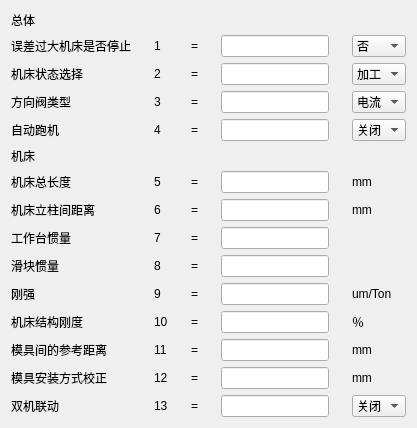
   <widget class="QWidget" name="tab_4">
    <attribute name="title">
     <string>总参数</string>
    </attribute>
    <layout class="QGridLayout" name="gridLayout_12">
     <item row="0" column="0">
      <layout class="QGridLayout" name="gridLayout_4">
       <item row="0" column="0">
        <widget class="QLabel" name="label">
         <property name="sizePolicy">
          <sizepolicy hsizetype="Preferred" vsizetype="Preferred">
           <horstretch>0</horstretch>
           <verstretch>0</verstretch>
          </sizepolicy>
         </property>
         <property name="text">
          <string>总体</string>
         </property>
        </widget>
       </item>
       <item row="1" column="0">
        <widget class="QLabel" name="label_2">
         <property name="text">
          <string>误差过大机床是否停止</string>
         </property>
        </widget>
       </item>
       <item row="1" column="1">
        <spacer name="horizontalSpacer_61">
         <property name="orientation">
          <enum>Qt::Horizontal</enum>
         </property>
         <property name="sizeHint" stdset="0">
          <size>
           <width>17</width>
           <height>20</height>
          </size>
         </property>
        </spacer>
       </item>
       <item row="1" column="2">
        <widget class="QLabel" name="label_3">
         <property name="text">
          <string>1</string>
         </property>
        </widget>
       </item>
       <item row="1" column="3">
        <spacer name="horizontalSpacer_62">
         <property name="orientation">
          <enum>Qt::Horizontal</enum>
         </property>
         <property name="sizeHint" stdset="0">
          <size>
           <width>17</width>
           <height>20</height>
          </size>
         </property>
        </spacer>
       </item>
       <item row="1" column="4">
        <widget class="QLabel" name="label_4">
         <property name="text">
          <string>=</string>
         </property>
        </widget>
       </item>
       <item row="1" column="5">
        <spacer name="horizontalSpacer_63">
         <property name="orientation">
          <enum>Qt::Horizontal</enum>
         </property>
         <property name="sizeHint" stdset="0">
          <size>
           <width>17</width>
           <height>20</height>
          </size>
         </property>
        </spacer>
       </item>
       <item row="1" column="6">
        <widget class="QLineEdit" name="lineEdit"/>
       </item>
       <item row="1" column="7">
        <spacer name="horizontalSpacer_64">
         <property name="orientation">
          <enum>Qt::Horizontal</enum>
         </property>
         <property name="sizeHint" stdset="0">
          <size>
           <width>17</width>
           <height>20</height>
          </size>
         </property>
        </spacer>
       </item>
       <item row="1" column="8">
        <widget class="QComboBox" name="comboBox">
         <property name="enabled">
          <bool>true</bool>
         </property>
         <property name="editable">
          <bool>false</bool>
         </property>
         <item>
          <property name="text">
           <string>否</string>
          </property>
         </item>
         <item>
          <property name="text">
           <string>是</string>
          </property>
         </item>
        </widget>
       </item>
       <item row="2" column="0">
        <widget class="QLabel" name="label_10">
         <property name="text">
          <string>机床状态选择</string>
         </property>
        </widget>
       </item>
       <item row="2" column="2">
        <widget class="QLabel" name="label_9">
         <property name="text">
          <string>2</string>
         </property>
        </widget>
       </item>
       <item row="2" column="4">
        <widget class="QLabel" name="label_11">
         <property name="text">
          <string>=</string>
         </property>
        </widget>
       </item>
       <item row="2" column="6">
        <widget class="QLineEdit" name="lineEdit_3"/>
       </item>
       <item row="2" column="8">
        <widget class="QComboBox" name="comboBox_3">
         <item>
          <property name="text">
           <string>加工</string>
          </property>
         </item>
         <item>
          <property name="text">
           <string>调试</string>
          </property>
         </item>
        </widget>
       </item>
       <item row="3" column="0">
        <widget class="QLabel" name="label_14">
         <property name="text">
          <string>方向阀类型</string>
         </property>
        </widget>
       </item>
       <item row="3" column="2">
        <widget class="QLabel" name="label_12">
         <property name="text">
          <string>3</string>
         </property>
        </widget>
       </item>
       <item row="3" column="4">
        <widget class="QLabel" name="label_13">
         <property name="text">
          <string>=</string>
         </property>
        </widget>
       </item>
       <item row="3" column="6">
        <widget class="QLineEdit" name="lineEdit_4"/>
       </item>
       <item row="3" column="8">
        <widget class="QComboBox" name="comboBox_4">
         <item>
          <property name="text">
           <string>电流</string>
          </property>
         </item>
         <item>
          <property name="text">
           <string>电压</string>
          </property>
         </item>
        </widget>
       </item>
       <item row="4" column="0">
        <widget class="QLabel" name="label_16">
         <property name="text">
          <string>自动跑机</string>
         </property>
        </widget>
       </item>
       <item row="4" column="2">
        <widget class="QLabel" name="label_15">
         <property name="text">
          <string>4</string>
         </property>
        </widget>
       </item>
       <item row="4" column="4">
        <widget class="QLabel" name="label_17">
         <property name="text">
          <string>=</string>
         </property>
        </widget>
       </item>
       <item row="4" column="6">
        <widget class="QLineEdit" name="lineEdit_5"/>
       </item>
       <item row="4" column="8">
        <widget class="QComboBox" name="comboBox_5">
         <item>
          <property name="text">
           <string>关闭</string>
          </property>
         </item>
         <item>
          <property name="text">
           <string>打开</string>
          </property>
         </item>
        </widget>
       </item>
       <item row="5" column="0">
        <widget class="QLabel" name="label_54">
         <property name="text">
          <string>机床</string>
         </property>
        </widget>
       </item>
       <item row="6" column="0">
        <widget class="QLabel" name="label_20">
         <property name="text">
          <string>机床总长度</string>
         </property>
        </widget>
       </item>
       <item row="6" column="2">
        <widget class="QLabel" name="label_19">
         <property name="text">
          <string>5</string>
         </property>
        </widget>
       </item>
       <item row="6" column="4">
        <widget class="QLabel" name="label_18">
         <property name="text">
          <string>=</string>
         </property>
        </widget>
       </item>
       <item row="6" column="6">
        <widget class="QLineEdit" name="lineEdit_6"/>
       </item>
       <item row="6" column="8">
        <widget class="QLabel" name="label_21">
         <property name="text">
          <string>mm</string>
         </property>
        </widget>
       </item>
       <item row="7" column="0">
        <widget class="QLabel" name="label_23">
         <property name="text">
          <string>机床立柱间距离</string>
         </property>
        </widget>
       </item>
       <item row="7" column="2">
        <widget class="QLabel" name="label_22">
         <property name="text">
          <string>6</string>
         </property>
        </widget>
       </item>
       <item row="7" column="4">
        <widget class="QLabel" name="label_25">
         <property name="text">
          <string>=</string>
         </property>
        </widget>
       </item>
       <item row="7" column="6">
        <widget class="QLineEdit" name="lineEdit_7"/>
       </item>
       <item row="7" column="8">
        <widget class="QLabel" name="label_24">
         <property name="text">
          <string>mm</string>
         </property>
        </widget>
       </item>
       <item row="8" column="0">
        <widget class="QLabel" name="label_27">
         <property name="text">
          <string>工作台惯量</string>
         </property>
        </widget>
       </item>
       <item row="8" column="2">
        <widget class="QLabel" name="label_28">
         <property name="text">
          <string>7</string>
         </property>
        </widget>
       </item>
       <item row="8" column="4">
        <widget class="QLabel" name="label_29">
         <property name="text">
          <string>=</string>
         </property>
        </widget>
       </item>
       <item row="8" column="6">
        <widget class="QLineEdit" name="lineEdit_8"/>
       </item>
       <item row="9" column="0">
        <widget class="QLabel" name="label_30">
         <property name="text">
          <string>滑块惯量</string>
         </property>
        </widget>
       </item>
       <item row="9" column="2">
        <widget class="QLabel" name="label_31">
         <property name="text">
          <string>8</string>
         </property>
        </widget>
       </item>
       <item row="9" column="4">
        <widget class="QLabel" name="label_32">
         <property name="text">
          <string>=</string>
         </property>
        </widget>
       </item>
       <item row="9" column="6">
        <widget class="QLineEdit" name="lineEdit_9"/>
       </item>
       <item row="10" column="0">
        <widget class="QLabel" name="label_35">
         <property name="text">
          <string>刚强</string>
         </property>
        </widget>
       </item>
       <item row="10" column="2">
        <widget class="QLabel" name="label_37">
         <property name="text">
          <string>9</string>
         </property>
        </widget>
       </item>
       <item row="10" column="4">
        <widget class="QLabel" name="label_36">
         <property name="text">
          <string>=</string>
         </property>
        </widget>
       </item>
       <item row="10" column="6">
        <widget class="QLineEdit" name="lineEdit_10"/>
       </item>
       <item row="10" column="8">
        <widget class="QLabel" name="label_34">
         <property name="text">
          <string>um/Ton</string>
         </property>
        </widget>
       </item>
       <item row="11" column="0">
        <widget class="QLabel" name="label_41">
         <property name="text">
          <string>机床结构刚度</string>
         </property>
        </widget>
       </item>
       <item row="11" column="2">
        <widget class="QLabel" name="label_39">
         <property name="text">
          <string>10</string>
         </property>
        </widget>
       </item>
       <item row="11" column="4">
        <widget class="QLabel" name="label_40">
         <property name="text">
          <string>=</string>
         </property>
        </widget>
       </item>
       <item row="11" column="6">
        <widget class="QLineEdit" name="lineEdit_11"/>
       </item>
       <item row="11" column="8">
        <widget class="QLabel" name="label_38">
         <property name="text">
          <string>％</string>
         </property>
        </widget>
       </item>
       <item row="12" column="0">
        <widget class="QLabel" name="label_43">
         <property name="text">
          <string>模具间的参考距离</string>
         </property>
        </widget>
       </item>
       <item row="12" column="2">
        <widget class="QLabel" name="label_45">
         <property name="text">
          <string>11</string>
         </property>
        </widget>
       </item>
       <item row="12" column="4">
        <widget class="QLabel" name="label_44">
         <property name="text">
          <string>=</string>
         </property>
        </widget>
       </item>
       <item row="12" column="6">
        <widget class="QLineEdit" name="lineEdit_12"/>
       </item>
       <item row="12" column="8">
        <widget class="QLabel" name="label_42">
         <property name="text">
          <string>mm</string>
         </property>
        </widget>
       </item>
       <item row="13" column="0">
        <widget class="QLabel" name="label_47">
         <property name="text">
          <string>模具安装方式校正</string>
         </property>
        </widget>
       </item>
       <item row="13" column="2">
        <widget class="QLabel" name="label_49">
         <property name="text">
          <string>12</string>
         </property>
        </widget>
       </item>
       <item row="13" column="4">
        <widget class="QLabel" name="label_48">
         <property name="text">
          <string>=</string>
         </property>
        </widget>
       </item>
       <item row="13" column="6">
        <widget class="QLineEdit" name="lineEdit_13"/>
       </item>
       <item row="13" column="8">
        <widget class="QLabel" name="label_46">
         <property name="text">
          <string>mm</string>
         </property>
        </widget>
       </item>
       <item row="14" column="0">
        <widget class="QLabel" name="label_51">
         <property name="text">
          <string>双机联动</string>
         </property>
        </widget>
       </item>
       <item row="14" column="2">
        <widget class="QLabel" name="label_53">
         <property name="text">
          <string>13</string>
         </property>
        </widget>
       </item>
       <item row="14" column="4">
        <widget class="QLabel" name="label_52">
         <property name="text">
          <string>=</string>
         </property>
        </widget>
       </item>
       <item row="14" column="6">
        <widget class="QLineEdit" name="lineEdit_14"/>
       </item>
       <item row="14" column="8">
        <widget class="QComboBox" name="comboBox_6">
         <item>
          <property name="text">
           <string>关闭</string>
          </property>
         </item>
         <item>
          <property name="text">
           <string>打开</string>
          </property>
         </item>
        </widget>
       </item>
      </layout>
     </item>
    </layout>
   </widget>
